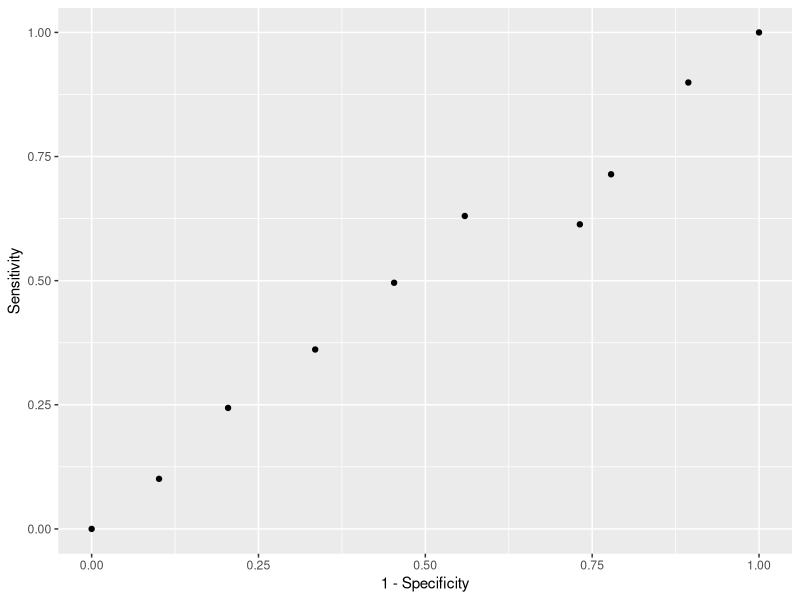
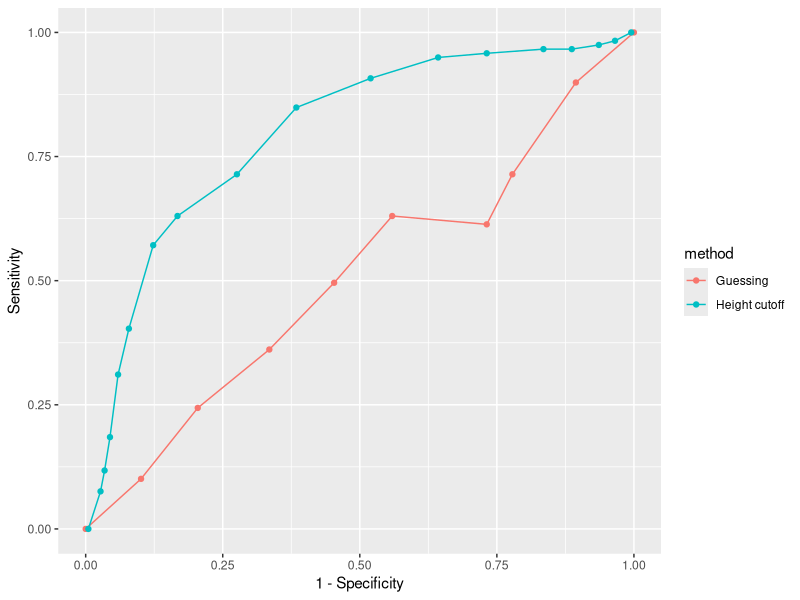
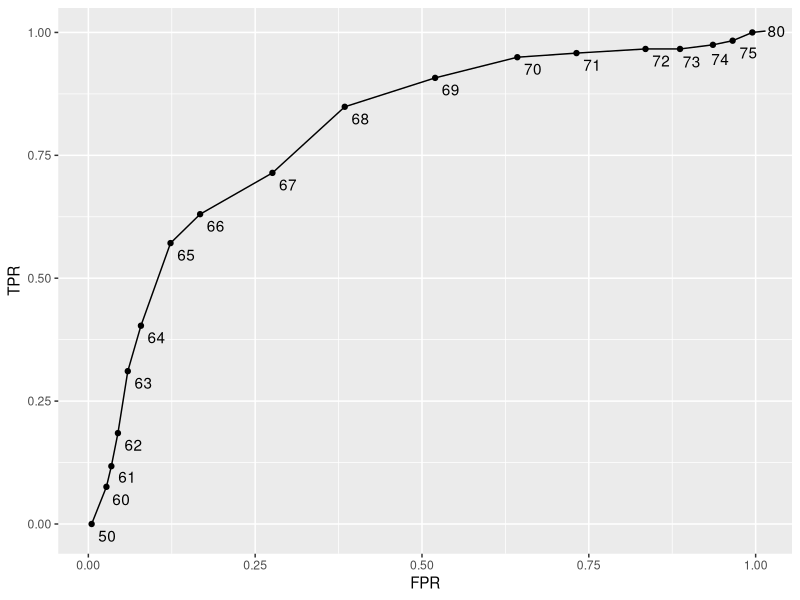
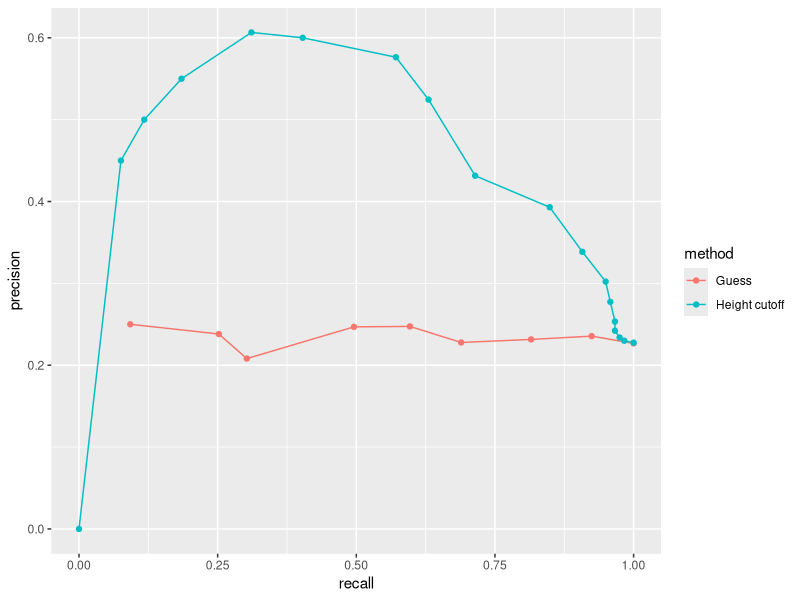
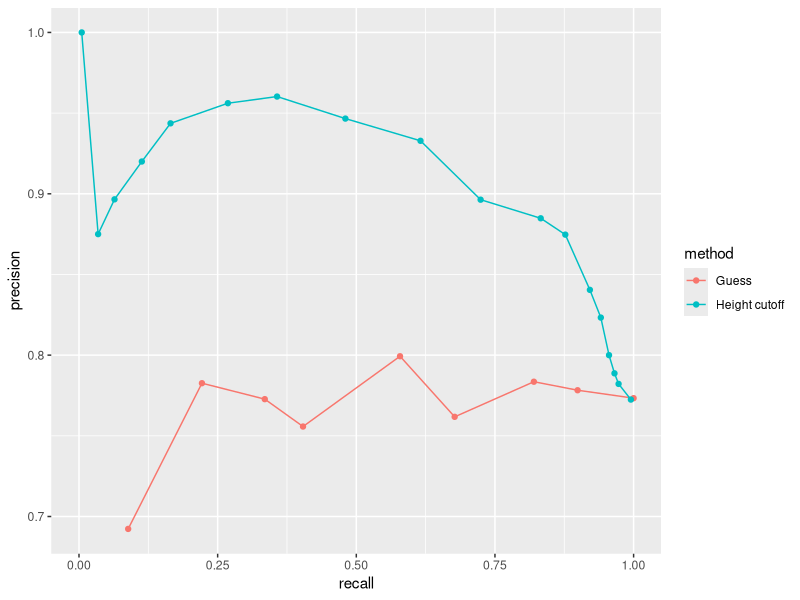

Write R code to recreate these figures, in order.
# ML course script 1

library(tidyverse)
library(caret)
library(dslabs)
data(heights)

# define the outcome and predictors
y <- heights$sex
x <- heights$height

# generate training and test sets
set.seed(2007)
test_index <- createDataPartition(y, times = 1, p = 0.5, list = FALSE)
test_set <- heights[test_index, ]
train_set <- heights[-test_index, ]

# guess the outcome
y_hat <- sample(c("Male", "Female"), length(test_index), replace = TRUE)
y_hat <- sample(c("Male", "Female"), length(test_index), replace = TRUE) %>% 
  factor(levels = levels(test_set$sex))

# compute accuracy
mean(y_hat == test_set$sex)
heights %>% group_by(sex) %>% summarize(mean(height), sd(height))
y_hat <- ifelse(x > 62, "Male", "Female") %>% factor(levels = levels(test_set$sex))
mean(y == y_hat)

# examine the accuracy of 10 cutoffs
cutoff <- seq(61, 70)
accuracy <- map_dbl(cutoff, function(x){
  y_hat <- ifelse(train_set$height > x, "Male", "Female") %>% 
    factor(levels = levels(test_set$sex))
  mean(y_hat == train_set$sex)
})
max(accuracy)
best_cutoff <- cutoff[which.max(accuracy)]
best_cutoff
y_hat <- ifelse(test_set$height > best_cutoff, "Male", "Female") %>% 
  factor(levels = levels(test_set$sex))
y_hat <- factor(y_hat)
mean(y_hat == test_set$sex)

# tabulate each combination of prediction and actual value
table(predicted = y_hat, actual = test_set$sex)
test_set %>% 
  mutate(y_hat = y_hat) %>%
  group_by(sex) %>% 
  summarize(accuracy = mean(y_hat == sex))
prev <- mean(y == "Male")

confusionMatrix(data = y_hat, reference = test_set$sex)

# maximize F-score
cutoff <- seq(61, 70)
F_1 <- map_dbl(cutoff, function(x){
  y_hat <- ifelse(train_set$height > x, "Male", "Female") %>% 
    factor(levels = levels(test_set$sex))
  F_meas(data = y_hat, reference = factor(train_set$sex))
})
max(F_1)
head(F_1)


best_cutoff <- cutoff[which.max(F_1)]
y_hat <- ifelse(test_set$height > best_cutoff, "Male", "Female") %>% 
  factor(levels = levels(test_set$sex))
sensitivity(data = y_hat, reference = test_set$sex)
specificity(data = y_hat, reference = test_set$sex)


# ROC and precision recall curves

p <- 0.9
n <- length(test_index)
y_hat <- sample(c("Male", "Female"), n, replace = TRUE, prob=c(p, 1-p)) %>% 
  factor(levels = levels(test_set$sex))
mean(y_hat == test_set$sex)

# ROC curve
probs <- seq(0, 1, length.out = 10)
guessing <- map_df(probs, function(p){
  y_hat <- 
    sample(c("Male", "Female"), n, replace = TRUE, prob=c(p, 1-p)) %>% 
    factor(levels = c("Female", "Male"))
  list(method = "Guessing",
       FPR = 1 - specificity(y_hat, test_set$sex),
       TPR = sensitivity(y_hat, test_set$sex))
})
guessing %>% qplot(FPR, TPR, data =., xlab = "1 - Specificity", ylab = "Sensitivity")

cutoffs <- c(50, seq(60, 75), 80)
height_cutoff <- map_df(cutoffs, function(x){
  y_hat <- ifelse(test_set$height > x, "Male", "Female") %>% 
    factor(levels = c("Female", "Male"))
  list(method = "Height cutoff",
       FPR = 1-specificity(y_hat, test_set$sex),
       TPR = sensitivity(y_hat, test_set$sex))
})

# plot both curves together
bind_rows(guessing, height_cutoff) %>%
  ggplot(aes(FPR, TPR, color = method)) +
  geom_line() +
  geom_point() +
  xlab("1 - Specificity") +
  ylab("Sensitivity")

library(ggrepel)
map_df(cutoffs, function(x){
  y_hat <- ifelse(test_set$height > x, "Male", "Female") %>% 
    factor(levels = c("Female", "Male"))
  list(method = "Height cutoff",
       cutoff = x, 
       FPR = 1-specificity(y_hat, test_set$sex),
       TPR = sensitivity(y_hat, test_set$sex))
}) %>%
  ggplot(aes(FPR, TPR, label = cutoff)) +
  geom_line() +
  geom_point() +
  geom_text_repel(nudge_x = 0.01, nudge_y = -0.01)

# plot precision against recall
guessing <- map_df(probs, function(p){
  y_hat <- sample(c("Male", "Female"), length(test_index), 
                  replace = TRUE, prob=c(p, 1-p)) %>% 
    factor(levels = c("Female", "Male"))
  list(method = "Guess",
       recall = sensitivity(y_hat, test_set$sex),
       precision = precision(y_hat, test_set$sex))
})

height_cutoff <- map_df(cutoffs, function(x){
  y_hat <- ifelse(test_set$height > x, "Male", "Female") %>% 
    factor(levels = c("Female", "Male"))
  list(method = "Height cutoff",
       recall = sensitivity(y_hat, test_set$sex),
       precision = precision(y_hat, test_set$sex))
})

bind_rows(guessing, height_cutoff) %>%
  ggplot(aes(recall, precision, color = method)) +
  geom_line() +
  geom_point()
guessing <- map_df(probs, function(p){
  y_hat <- sample(c("Male", "Female"), length(test_index), replace = TRUE, 
                  prob=c(p, 1-p)) %>% 
    factor(levels = c("Male", "Female"))
  list(method = "Guess",
       recall = sensitivity(y_hat, relevel(test_set$sex, "Male", "Female")),
       precision = precision(y_hat, relevel(test_set$sex, "Male", "Female")))
})

height_cutoff <- map_df(cutoffs, function(x){
  y_hat <- ifelse(test_set$height > x, "Male", "Female") %>% 
    factor(levels = c("Male", "Female"))
  list(method = "Height cutoff",
       recall = sensitivity(y_hat, relevel(test_set$sex, "Male", "Female")),
       precision = precision(y_hat, relevel(test_set$sex, "Male", "Female")))
})
bind_rows(guessing, height_cutoff) %>%
  ggplot(aes(recall, precision, color = method)) +
  geom_line() +
  geom_point()
